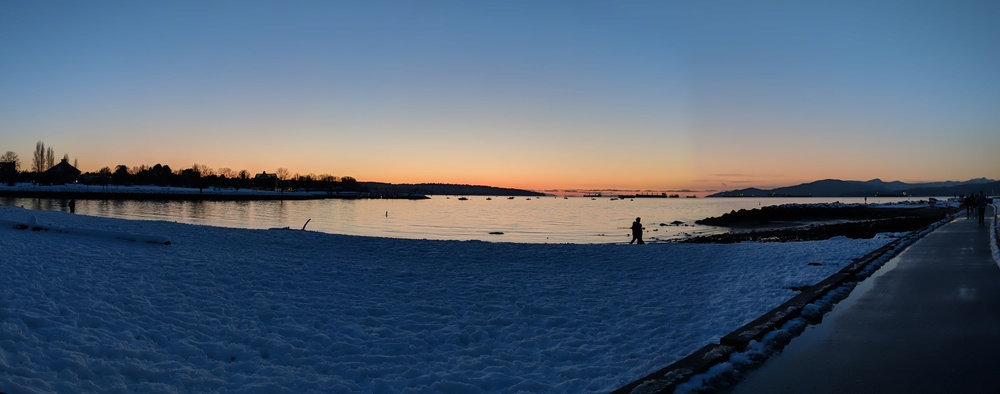
#> input picture panorama/examples/vanpano.jpg, 1000 x 394 px, shrunk from 6123 x 2411 before the run
$ python panorama_video.py --video examples/vanpano.jpg
#> lines starting #> are read from the running program, lines starting #| are printed output that depends on the picture
import argparse
import os

import cv2
import numpy as np

from panorama import panorama


def get_frames_from_video(video_file):
    """
    Get frames from a video that can be stitched into a panorama.
    """
#> called with video_file = 'examples/vanpano.jpg'
    cap = cv2.VideoCapture(video_file)

    feature_params = {
        'maxCorners': 100,
        'qualityLevel': 0.3,
        'minDistance': 7,
        'blockSize': 7
    }

    lk_params = {
        'winSize': (15, 15),
        'maxLevel': 2,
        'criteria': (cv2.TERM_CRITERIA_EPS | cv2.TERM_CRITERIA_COUNT, 10, 0.03)
    }

    colours = np.random.randint(0, 255, (100, 3))
    ret, old_frame = cap.read()
#> old_frame is the input picture: shape (394, 1000, 3); mean B, G, R 113.8, 95.5, 80.5

    # Get initial features to track.
    prev_gray = cv2.cvtColor(old_frame, cv2.COLOR_BGR2GRAY)
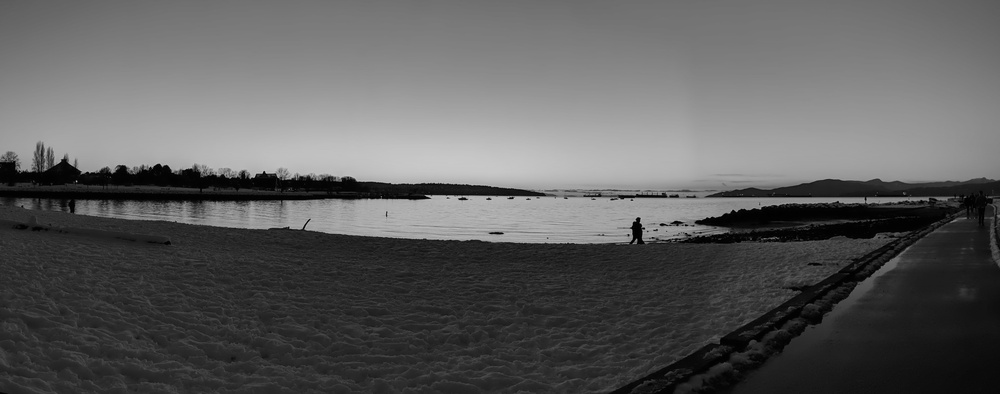
#> prev_gray: shape (394, 1000); min 0, max 201, mean 93.1
    p0 = cv2.goodFeaturesToTrack(prev_gray, mask=None, **feature_params)
#> p0 = 30 rows, first 8: [637, 220], [264, 173], [307, 227], [867, 200], [645, 229], [252, 176], [629, 228], [244, 172]

    num_points_start = len(p0)
#> num_points_start = 30
    centroid = np.mean(p0, axis=0)
#> centroid = [[402.4, 192.3]]

    # Create mask for drawing purposes
    mask = np.zeros_like(old_frame)

    # Frames to store for panorama.
    frames = [old_frame]
    while True:
        ret, frame = cap.read()
        if frame is None:
            break
        frame_gray = cv2.cvtColor(frame, cv2.COLOR_BGR2GRAY)

        # Calculate optical flow.
        p1, st, err = cv2.calcOpticalFlowPyrLK(prev_gray, frame_gray, p0, None, **lk_params)
#> p1 has the same summary as p0; st = 30 values from 1 to 1; err = 30 values from 0 to 0

        # Keep good points.
        good_new = p1[st == 1]
#> good_new = 30 pairs, first value 55 to 926, second value 160 to 241
        good_old = p0[st == 1]
#> good_old has the same summary as good_new

        # If number of points has dropped by > 80% or the centroid has moved over 20% of the image, take another image.
        centroid_cur = np.mean(p1, axis=0)
#> centroid_cur = [[402.4, 192.3]]
        if len(p1) < (num_points_start / 5) or np.linalg.norm(centroid - centroid_cur) > min(frame.shape[:2]) / 5:
            frames.append(frame)

            # Get new points to track.
            p0 = cv2.goodFeaturesToTrack(frame_gray, mask=None, **feature_params)
            num_points_start = len(p0)
            centroid = np.mean(p0, axis=0)
            mask = np.zeros_like(old_frame)
        else:
            p0 = good_new.reshape(-1, 1, 2)

        # Draw tracked points.
        for i, (new, old) in enumerate(zip(good_new, good_old)):
            a, b = new.ravel()
            c, d = old.ravel()
            mask = cv2.line(mask, (a, b), (c, d), colours[i].tolist(), 2)
#> this loop made 30 passes
#> (a, b, c, d) on passes 1 to 12: (637, 220, 637, 220), (264, 173, 264, 173), (307, 227, 307, 227), (867, 200, 867, 200), (645, 229, 645, 229), (252, 176, 252, 176), (629, 228, 629, 228), (244, 172, 244, 172), (158, 165, 158, 165), (166, 167, 166, 167), (112, 170, 112, 170), (733, 211, 733, 211)
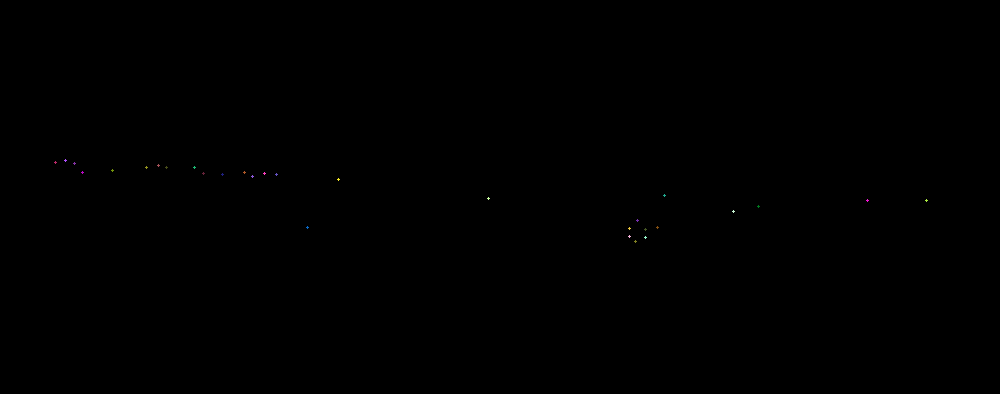
#> mask: shape (394, 1000, 3); mean of channels 0, 1, 2 0, 0, 0.1; drawn as B, G, R

        img = cv2.add(frame, mask)

        # Show.
        cv2.imshow('frame', img)
        k = cv2.waitKey(30) & 0xff
#> (key Esc is pressed here)
        if k == 27:
            break

        prev_gray = frame_gray.copy()

    cv2.destroyAllWindows()
    cap.release()
    return frames


def main():
    parser = argparse.ArgumentParser()
    parser.add_argument('--video', help="Path to input video")
    parser.add_argument('--outdir', help="Path to output directory")
    args = parser.parse_args()

    frames = get_frames_from_video(args.video)
#> frames = 1 item
#> (the run stopped early here; a loop or call above may not have finished)
